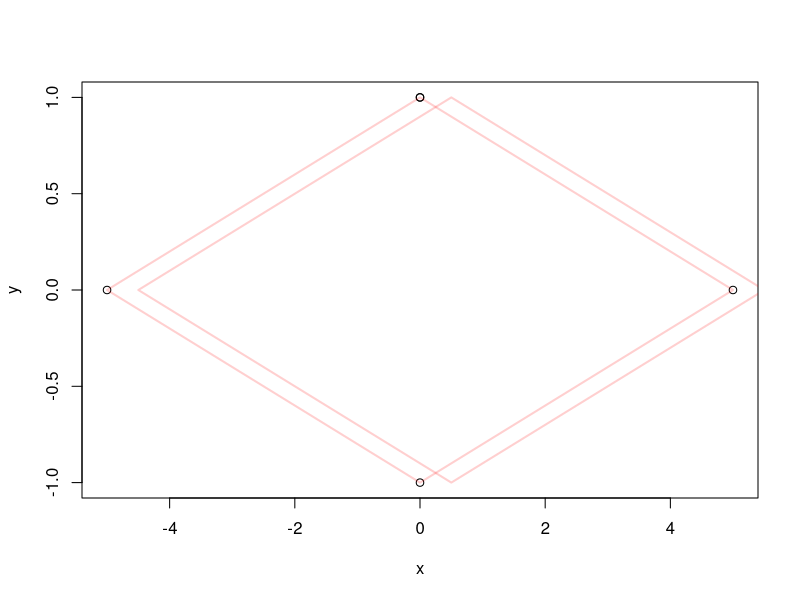

Here is the R script that generated this plot:

# try with return to first point
x=c(0,5,0,-5,0)
y=c(1,0,-1,0,1)

plot(x,y,type="p")
lines(x,y,col="#FF000030",lwd=2)
lines(x+0.5,y,col="#FF000030",lwd=2)

#segments(x0=-5, x1=0, y0=0, y1=1, col="red")
